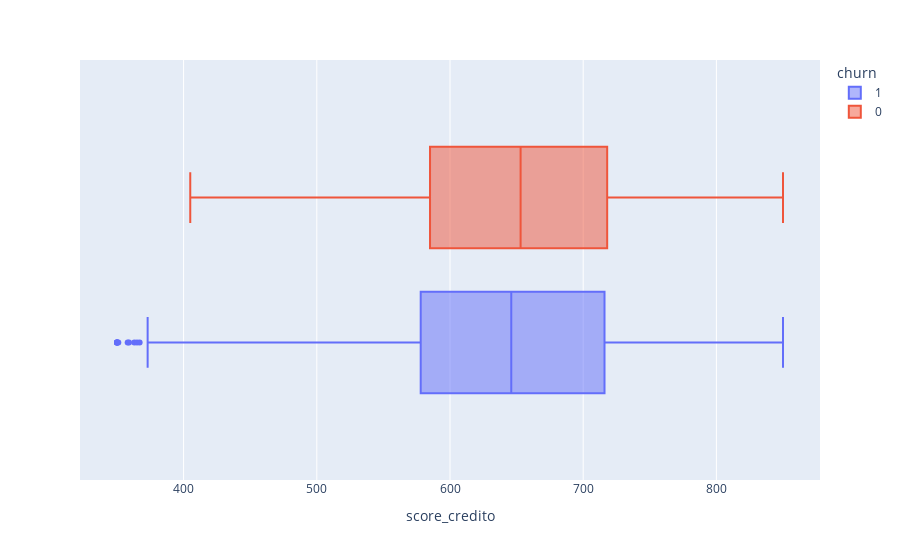

The cell this chart's notebook holds for it:
### Markdown cell above
### Desafio 3

Depois de explorar as variáveis categóricas, chegou a vez das **variáveis numéricas**. Construa gráficos de distribuição como boxplots ou histogramas para analisar o comportamento dos valores numéricos e checar se existem valores inconsistentes.

### Code cell
px.box(dados, x='score_credito', color='churn')

### Figure 1 — Plotly figure (JSON) as saved in the notebook; plotly's stock layout.template omitted (floating-point values rounded to 4 significant figures; data arrays with more than 128 entries replaced by an {"elided": "..."} marker saying what was removed)
{"data": [{"alignmentgroup": "True", "hovertemplate": "churn=1<br>score_credito=%{x}<extra></extra>", "legendgroup": "1", "marker": {"color": "#636efa"}, "name": "1", "notched": false, "offsetgroup": "1", "orientation": "h", "showlegend": true, "type": "box", "x": {"elided": "2037 int values"}, "x0": " ", "xaxis": "x", "y0": " ", "yaxis": "y"}, {"alignmentgroup": "True", "hovertemplate": "churn=0<br>score_credito=%{x}<extra></extra>", "legendgroup": "0", "marker": {"color": "#EF553B"}, "name": "0", "notched": false, "offsetgroup": "0", "orientation": "h", "showlegend": true, "type": "box", "x": {"elided": "7963 int values"}, "x0": " ", "xaxis": "x", "y0": " ", "yaxis": "y"}], "layout": {"boxmode": "group", "legend": {"title": {"text": "churn"}, "tracegroupgap": 0}, "margin": {"t": 60}, "xaxis": {"anchor": "y", "domain": [0, 1], "title": {"text": "score_credito"}}, "yaxis": {"anchor": "x", "domain": [0, 1]}}}
